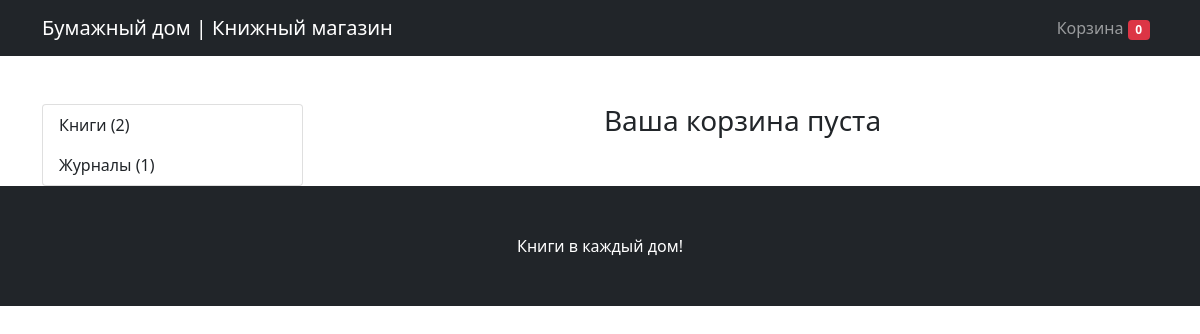
Page /cart/ on the committed database.
### mainapp/models.py (models this page shows, shortened)
class Cart(models.Model):
    owner = models.ForeignKey('Customer', null=True, verbose_name='Владелец', on_delete=models.CASCADE)
    products = models.ManyToManyField(CartProduct, blank=True, related_name='related_cart')
    total_products = models.PositiveIntegerField(default=0)
    final_price = models.DecimalField(max_digits=9, default=0, decimal_places=2, verbose_name='Общая цена')
    in_order = models.BooleanField(default=False)
    for_anonymous_user = models.BooleanField(default=False)

class Category(models.Model):
    name = models.CharField(max_length=255, verbose_name='Наименование категории')
    slug = models.SlugField(unique=True)
    objects = CategoryManager()
    def get_absolute_url(self):
        return reverse('category_detail', kwargs={'slug': self.slug})

### mainapp/views.py (the view)
# urls.py: path('cart/', CartView.as_view(), name='cart'),
class CartView(CartMixin, View):
    def get(self, request, *args, **kwargs):
        categories = Category.objects.get_categories_for_left_sidebar()
        context = {
            'cart': self.cart,
            'categories': categories
        }
        return render(request, 'cart.html', context)

### mainapp/mixins.py (called while the page is built)
    def dispatch(self, request, *args, **kwargs):
        if request.user.is_authenticated:
            customer = Customer.objects.filter(user=request.user).first()
            if not customer:
                customer = Customer.objects.create(
                    user=request.user
                )
            cart = Cart.objects.filter(owner=customer, in_order=False).first()
            if not cart:
                cart = Cart.objects.create(owner=customer)
        else:
            cart = Cart.objects.filter(for_anonymous_user=True).first()
            if not cart:
                cart = Cart.objects.create(for_anonymous_user=True)
        self.cart = cart
        return super().dispatch(request, *args, **kwargs)

### mainapp/models.py (called while the page is built)
def get_models_for_count(*model_names):
    return [models.Count(model_name) for model_name in model_names]

    def get_queryset(self):
        return super().get_queryset()

    def get_categories_for_left_sidebar(self):
        models = get_models_for_count('book', 'magazine')
        qs = list(self.get_queryset().annotate(*models))
        data = [
            dict(name=c.name, url=c.get_absolute_url(), count=getattr(c, self.CATEGORY_NAME_COUNT_NAME[c.name]))
            for c in qs
        ]
        return data

### mainapp/templates/cart.html (shortened to what this page needs)
{% extends 'base.html' %}
{% block content %}
<h3 class="text-center mt-5 mb-5">Ваша корзина {% if not cart.products.count %}пуста{% endif %}</h3>
{% endblock content %}

### mainapp/templates/base.html (shortened to what this page needs)
{% load static %}
<!DOCTYPE html>
<html lang="en">
<head>
  <link rel="stylesheet" href="https://maxcdn.bootstrapcdn.com/bootstrap/4.0.0/css/bootstrap.min.css">
  <link href="css/shop-homepage.css" rel="stylesheet">
</head>
<body>
  <nav class="navbar navbar-expand-lg navbar-dark bg-dark fixed-top">
    <div class="container">
      <a class="navbar-brand" href="{% url 'base' %}">Бумажный дом | Книжный магазин</a>
      <div class="collapse navbar-collapse" id="navbarResponsive">
        <ul class="navbar-nav ml-auto">
          <li class="nav-item">
            <a class="nav-link" href="{% url 'cart' %}">Корзина <span class="badge badge-pill badge-danger">{{ cart.products.count }}</span></a>
          </li>
        </ul>
      </div>
    </div>
  </nav>
  <div class="container">
    <div class="row">
      <div class="col-lg-3 mt-5">
        <div class="list-group">
          {% for category in categories %}
          <a href="{{ category.url }}" class="list-group-item">{{ category.name }} ({{ category.count }})</a>
          {% endfor %}
        </div>
      </div>
      <div class="col-lg-9">
        {% block content %}{% endblock content %}
      </div>
    </div>
  </div>
  <footer class="py-5 bg-dark">
    <div class="container">
      <p class="m-0 text-center text-white">Книги в каждый дом!</p>
    </div>
  </footer>
</body>
</html>

### mainapp/templates/base.html (style rules this page uses)
body { padding-top: 56px; }

### rows in the picture
Cart: products.count "0"
Category: name "Книги"
Category: name "Журналы"

### other values in the picture
{{ category.count }} "2" "1"
